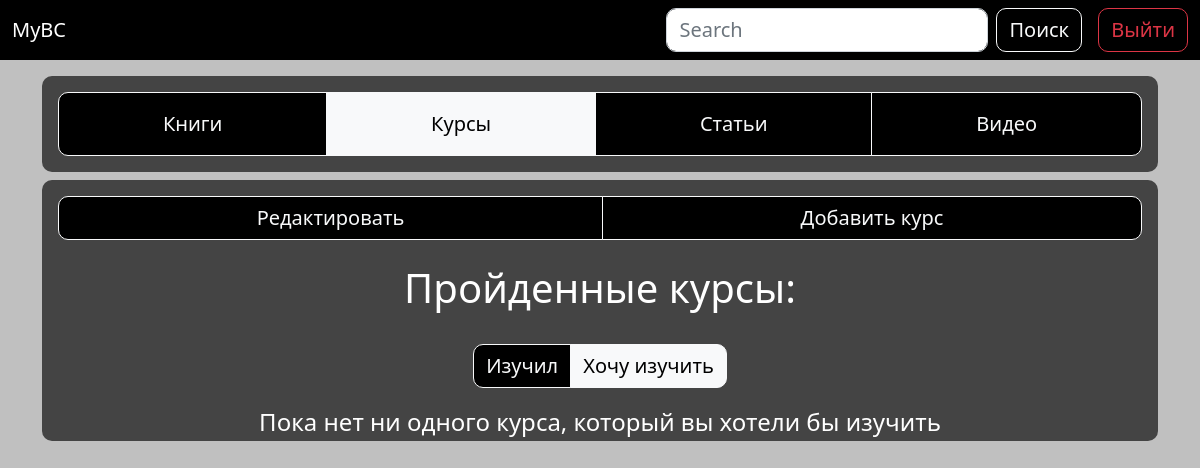
Page /account/future_courses/ (signed in) on the earlier database version.
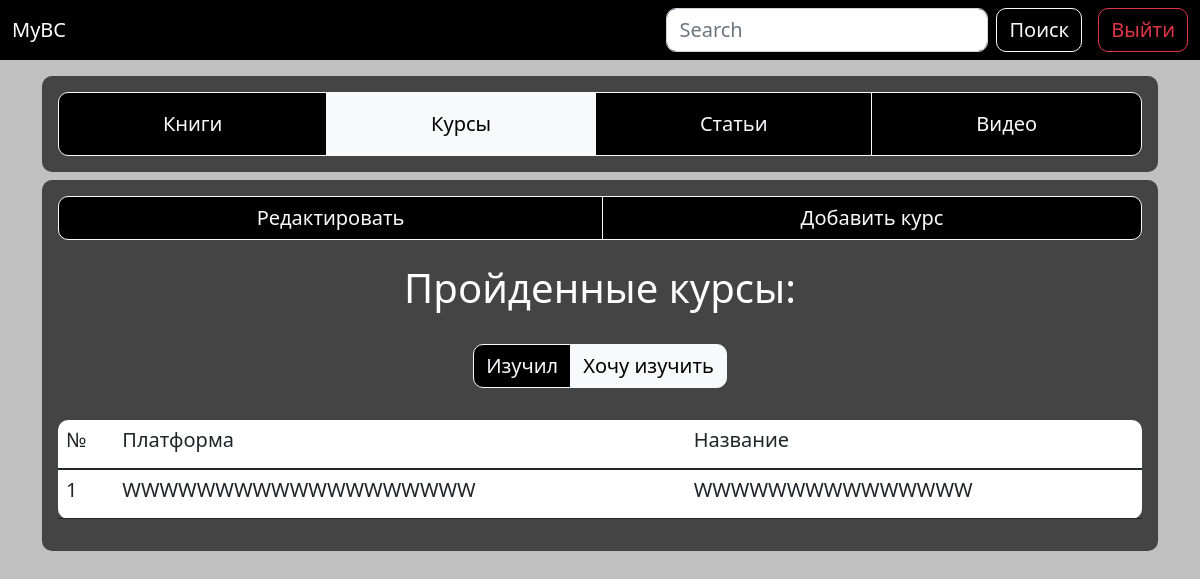
Same page on the later database version.
### app/models.py (models this page shows, shortened)
class WantCourses(models.Model):
	user = models.ForeignKey(User, on_delete=models.CASCADE)
	place = models.CharField(max_length=50)
	title = models.CharField(max_length=100)
	class Meta:
		verbose_name = 'Курс, который буду проходить'
		verbose_name_plural = 'Курсы, которые буду проходить'

### app/views.py (the view, shortened to what this page needs)
# urls.py: path('account/future_courses/', views.want_courses, name='future_courses'),
@login_required
def want_courses(request):
	form_want_course = WantCoursesForm
	username = request.user
	if request.method == 'POST' and 'delete_course' in request.POST:
		delete_id = request.POST['delete_course']
		WantCourses.objects.filter(id=delete_id).delete()
	try:
		want_courses = WantCourses.objects.filter(user=request.user)
	except Courses.DoesNotExist:
		want_courses = None
	return render(request, 'want_courses.html', {'want_courses': want_courses,
		'form_want_course': form_want_course, 'username': username})

### templates/want_courses.html (shortened to what this page needs)
{% extends "base.html" %}
{% load static %}
{% block content %}
	<header>
		<nav class="navbar navbar-dark">
		  	<div class="container-fluid">
		    	<a class="navbar-brand flex-grow-1">MyBC</a>
		    	<form class="d-flex me-3">
			      	<input class="form-control me-2" type="search" placeholder="Search" aria-label="Search">
			      	<button class="btn btn-outline-light" type="submit">Поиск</button>
			    </form>
		    	<div class="text-end">
          			<a href="{% url 'logout' %}" type="button" class="btn btn-outline-danger">Выйти</a>
        		</div>
		  	</div>
		</nav>
	</header>
	<main>
		<section class="subheader">
			<div class="container">
				<div class="submodule mt-3 mb-2">
					<div class="btn-group w-100 p-3">
						<a href="{% url 'books' %}" class="btn btn-outline-light p-3">Книги</a>
						<a href="{% url 'courses' %}" class="btn btn-outline-light p-3 active" aria-current="page">Курсы</a>
						<a href="{% url 'articles' %}" class="btn btn-outline-light p-3" >Статьи</a>
						<a href="{% url 'videos' %}" class="btn btn-outline-light p-3">Видео</a>
					</div>
				</div>
			</div>
		</section>
				<section class="common_field">
			<div class="container">
				<div class="alignment">
					<div class="btn-group p-3 w-100">
						<button id="redact" class="btn btn-outline-light btn_redact" onclick="redact()">Редактировать</button>
						<button class="btn btn-outline-light btn_course" onclick="openForm2()">Добавить курс</button>
					</div>
					<h1 class="text-center text-white p-2">Пройденные курсы:</h1>
					<div class="text-center">
						<div class="btn-group p-3 w-40">
							<a href="{% url 'courses' %}" class="btn btn-outline-light">Изучил</a>
							<a href="{% url 'future_courses' %}" class="btn btn-outline-light active">Хочу изучить</a>
						</div>
					</div>
					{% if want_courses %}
							<div class="p-3">
								<table class="table text-break ml-3 table-hover text-dark border-bottom-0">
									<thead>
								    	<tr>
								      		<th scope="col"><h5>№</h5></th>
								      		<th scope="col"><h5>Платформа</h5></th>
								      		<th scope="col"><h5>Название</h5></th>
								    	</tr>
								  	</thead>
								  	<tbody>
								  		{% for want_course in want_courses %}
										    <tr>
										      	<th scope="row"><h5>{{ forloop.counter }}</h5></th>
										      	<td><h5>{{ want_course.place }}</h5></td>
										      	<td><h5>{{ want_course.title }}</h5></td>
										    </tr>
									    {% endfor %}
								  	</tbody>
								</table>
							</div>
					{% else %}
						<p class="h4 text-center text-white p-1">Пока нет ни одного курса, который вы хотели бы изучить</p>
					{% endif %}
				</div>
			</div>
		</section>
	</main>
{% endblock %}

Differences in the rows shown:
added WantCourses: place "WWWWWWWWWWWWWWWWWWW", title "WWWWWWWWWWWWWWW"
Other differences:
text no longer shown: "Пока нет ни одного курса, который вы хотели бы изучить"
text now shown: "№ Платформа Название"
